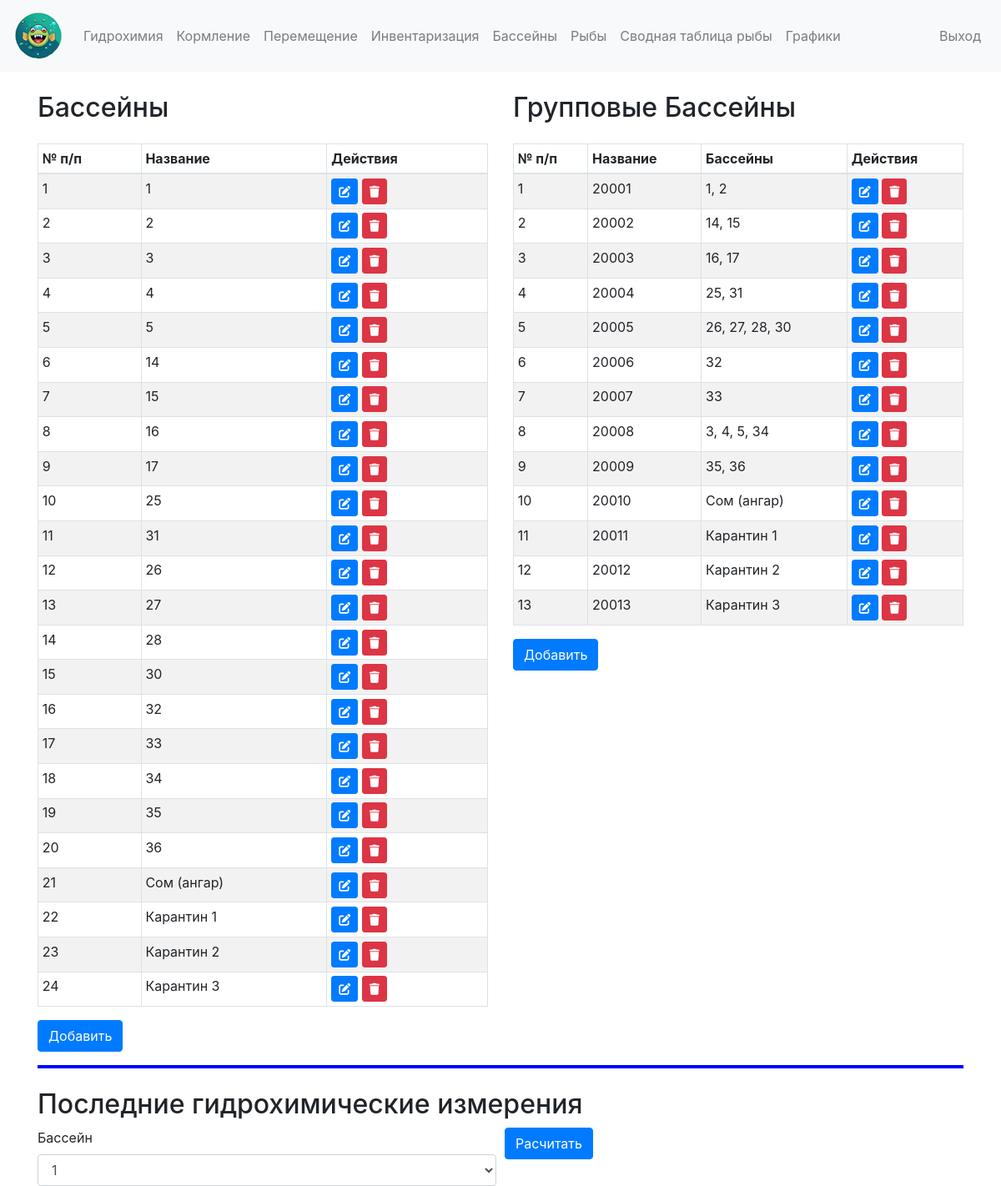
/pools (signed in), run on the app's committed database.
### app/models.py (models this page shows)
class Pool(db.Model):
    id = db.Column(db.Integer, primary_key=True)
    name = db.Column(db.String(100), nullable=False)

class GroupPool(db.Model):
    id = db.Column(db.Integer, primary_key=True)
    name = db.Column(db.String(100), nullable=False)
    pools = db.relationship('Pool', secondary='group_pool_pool', backref='group_pools')

### app/app.py (the view, shortened to what this page needs)
@app.route('/pools', methods=['GET', 'POST'])
@login_required
def pools():
    pool_form = PoolForm()
    group_pool_form = GroupPoolForm()
    pool_selection_form = PoolSelectionForm()
    pools = Pool.query.all()
    group_pools = GroupPool.query.all()
    latest_hydrochemistry = None
    return render_template('pools.html', pools=pools, group_pools=group_pools,
                           pool_form=pool_form, group_pool_form=group_pool_form,
                           pool_selection_form=pool_selection_form, latest_hydrochemistry=latest_hydrochemistry)

### app/forms.py
class PoolForm(FlaskForm):
    name = StringField('Название', validators=[DataRequired()])
    submit = SubmitField('Сохранить')

class GroupPoolForm(FlaskForm):
    name = StringField('Название', validators=[DataRequired()])
    pools = SelectMultipleField('Состоит из бассейнов', coerce=int, option_widget=BooleanField())
    submit = SubmitField('Сохранить')
    def __init__(self, *args, **kwargs):
        super(GroupPoolForm, self).__init__(*args, **kwargs)
        self.pools.choices = [(pool.id, pool.name) for pool in Pool.query.all()]

### app/app.py (called while the page is built)
@login_manager.user_loader
def load_user(user_id):
    return User.query.get(int(user_id))

### app/templates/pools.html (shortened to what this page needs)
{% extends "base.html" %}
{% block content %}
<div class="row">
    <div class="col-md-6">
        <h2>Бассейны</h2>
        <table class="table table-compact table-striped table-bordered mt-4">
            <thead>
                <tr>
                    <th>№ п/п</th>
                    <th>Название</th>
                    <th>Действия</th>
                </tr>
            </thead>
            <tbody>
                {% for pool in pools %}
                <tr>
                    <td>{{ pool.id }}</td>
                    <td>{{ pool.name }}</td>
                    <td>
                        <a href="{{ url_for('edit_pool', pool_id=pool.id) }}" class="btn btn-sm btn-primary"><i class="fas fa-edit"></i></a>
                        <form action="{{ url_for('delete_pool', pool_id=pool.id) }}" method="post" style="display:inline;">
                            <button type="submit" class="btn btn-sm btn-danger"><i class="fas fa-trash"></i></button>
                        </form>
                    </td>
                </tr>
                {% endfor %}
            </tbody>
        </table>
        <a href="{{ url_for('new_pool') }}" class="btn btn-primary">Добавить</a>
    </div>
    <div class="col-md-6">
        <h2>Групповые Бассейны</h2>
        <table class="table table-compact table-striped table-bordered mt-4">
            <thead>
                <tr>
                    <th>№ п/п</th>
                    <th>Название</th>
                    <th>Бассейны</th>
                    <th>Действия</th>
                </tr>
            </thead>
            <tbody>
                {% for group_pool in group_pools %}
                <tr>
                    <td>{{ group_pool.id }}</td>
                    <td>{{ group_pool.name }}</td>
                    <td>
                        {% for pool in group_pool.pools %}
                            {{ pool.name }}{% if not loop.last %}, {% endif %}
                        {% endfor %}
                    </td>
                    <td>
                        <a href="{{ url_for('edit_group_pool', group_pool_id=group_pool.id) }}" class="btn btn-sm btn-primary"><i class="fas fa-edit"></i></a>
                        <form action="{{ url_for('delete_group_pool', group_pool_id=group_pool.id) }}" method="post" style="display:inline;">
                            <button type="submit" class="btn btn-sm btn-danger"><i class="fas fa-trash"></i></button>
                        </form>
                    </td>
                </tr>
                {% endfor %}
            </tbody>
        </table>
        <a href="{{ url_for('new_group_pool') }}" class="btn btn-primary">Добавить</a>
    </div>
</div>
<hr style="border: 2px solid blue;">
<div class="row mt-4">
    <div class="col-md-12">
        <h2>Последние гидрохимические измерения</h2>
        <form method="POST" action="{{ url_for('pools') }}">
            <div class="form-row">
                <div class="col">
                    {{ pool_selection_form.pool_id.label(class="form-control-label") }}
                    {{ pool_selection_form.pool_id(class="form-control") }}
                </div>
                <div class="col">
                    {{ pool_selection_form.submit(class="btn btn-primary") }}
                </div>
            </div>
        </form>
    </div>
</div>
{% endblock %}

### app/templates/base.html (shortened to what this page needs)
<!DOCTYPE html>
<html lang="en">
<head>
    <link rel="stylesheet" href="https://stackpath.bootstrapcdn.com/bootstrap/4.3.1/css/bootstrap.min.css">
    <link rel="stylesheet" href="https://cdnjs.cloudflare.com/ajax/libs/font-awesome/6.0.0-beta3/css/all.min.css">
    <link rel="stylesheet" href="https://cdn.jsdelivr.net/npm/bootstrap-icons/font/bootstrap-icons.css">
</head>
<body>
    <nav class="navbar navbar-expand-lg navbar-light bg-light">
        <a class="navbar-brand" href="{{ url_for('home') }}"><img src="/static/images/riba.png"></a>
        <div class="collapse navbar-collapse" id="navbarNav">
            <ul class="navbar-nav">
                <li class="nav-item"><a class="nav-link" href="{{ url_for('hydrochemistry') }}">Гидрохимия</a></li>
                <li class="nav-item"><a class="nav-link" href="{{ url_for('feeding') }}">Кормление</a></li>
                <li class="nav-item"><a class="nav-link" href="{{ url_for('movement') }}">Перемещение</a></li>
                <li class="nav-item"><a class="nav-link" href="{{ url_for('inventory') }}">Инвентаризация</a></li>
                <li class="nav-item"><a class="nav-link" href="{{ url_for('pools') }}">Бассейны</a></li>
                <li class="nav-item"><a class="nav-link" href="{{ url_for('fish') }}">Рыбы</a></li>
                <li class="nav-item"><a class="nav-link" href="{{ url_for('fish_composition') }}">Сводная таблица рыбы</a></li>
                <li class="nav-item"><a class="nav-link" href="{{ url_for('plot_graph') }}">Графики</a></li>
            </ul>
            <ul class="navbar-nav ml-auto">
                {% if current_user.is_authenticated %}
                    <li class="nav-item"><a class="nav-link" href="{{ url_for('logout') }}">Выход</a></li>
                {% endif %}
            </ul>
        </div>
    </nav>
    <div class="container mt-4">
        {% block content %}{% endblock %}
    </div>
</body>
</html>

### app/templates/base.html (style rules this page uses)
.navbar-nav.ml-auto { margin-left: auto; }
.table-compact th, .table-compact td { padding: 0.3rem; }

### data on the page
Pool: id "1", name "1"
Pool: id "2", name "2"
Pool: id "3", name "3"
Pool: id "4", name "4"
Pool: id "5", name "5"
Pool: id "6", name "14"
Pool: id "7", name "15"
Pool: id "8", name "16"
Pool: id "9", name "17"
Pool: id "10", name "25"
Pool: id "11", name "31"
Pool: id "12", name "26"
Pool: id "13", name "27"
Pool: id "14", name "28"
Pool: id "15", name "30"
Pool: id "16", name "32"
Pool: id "17", name "33"
Pool: id "18", name "34"
Pool: id "19", name "35"
Pool: id "20", name "36"
Pool: id "21", name "Сом (ангар)"
Pool: id "22", name "Карантин 1"
Pool: id "23", name "Карантин 2"
Pool: id "24", name "Карантин 3"
GroupPool: id "1", name "20001"
GroupPool: id "2", name "20002"
GroupPool: id "3", name "20003"
GroupPool: id "4", name "20004"
GroupPool: id "5", name "20005"
GroupPool: id "6", name "20006"
GroupPool: id "7", name "20007"
GroupPool: id "8", name "20008"
GroupPool: id "9", name "20009"
GroupPool: id "10", name "20010"
GroupPool: id "11", name "20011"
GroupPool: id "12", name "20012"
GroupPool: id "13", name "20013"

### other printed values
{{ pool_selection_form.pool_id.label(class="form-control-label") }} "Бассейн"
